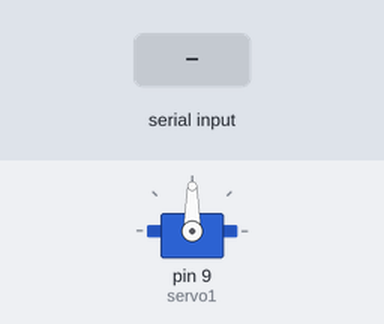
The sketch below on a simulated Arduino Uno, built with avr-gcc and run on an emulated ATmega328P. Shown: servo. Inputs (shaded band) come from the test bench.

Above: at 1.2 s.
1.3 s: "0" received over Serial
At 2.3 s:
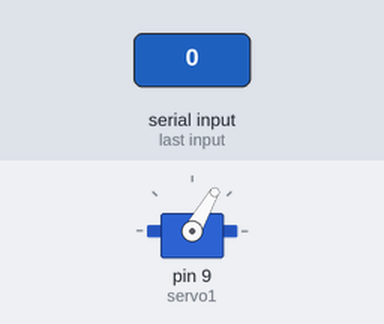
3.2 s: "1" received over Serial
At 5.3 s:
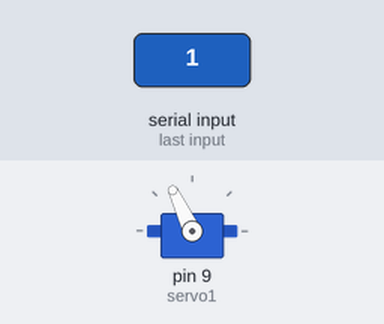
Timing chart, 0 to 6.8 s (numbered marks = the images above; inputs shaded):
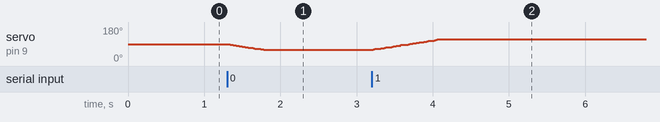

Measured:
- after the input at 1.3 s, servo on pin 9 (servo1): moves from 90° to 60° over 0.46 s, starting at once
- after the input at 3.2 s, servo on pin 9 (servo1): moves from 60° to 115° over 0.84 s, starting at once

The sketch:

arduino_control_servo.ino
```cpp
//#include <Servo.h>
#include <VarSpeedServo.h>

VarSpeedServo servo1;

//int pos =120;

void setup() {
  // put your setup code here, to run once:
  servo1.attach(9);
  Serial.begin(9600);
  servo1.slowmove(90, 40);
}


void loop() {
  // put your main code here, to run repeatedly:
  if (Serial.available()){
    char lido = char(Serial.read());
    if (lido == '0') {
      servo1.slowmove(60, 40);
      //servo1.write(175);
    }
    if (lido == '1') {
      servo1.slowmove(115, 40);
      //servo1.write(90);
    }
  }

}
```
